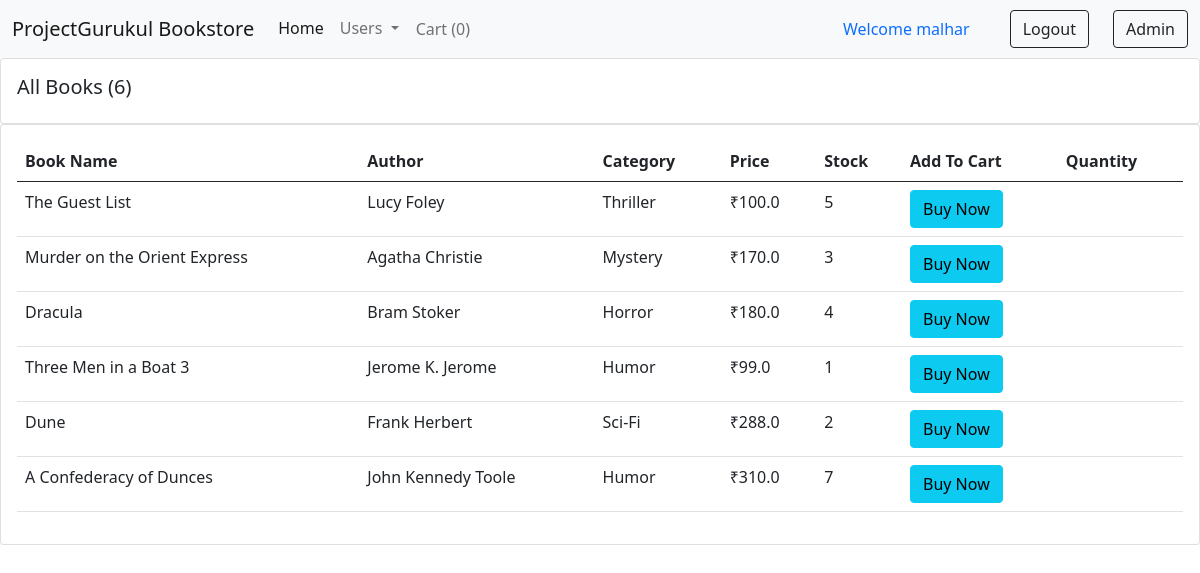
Page /for_users/ (signed in) on the committed database.
### books/models.py (models this page shows, shortened)
class Book(models.Model):
    CATEGORY = (
    ('Mystery', 'Mystery'),
    ('Thriller', 'Thriller'),
    ('Sci-Fi', 'Sci-Fi'),
    ('Humor', 'Humor'),
    ('Horror', 'Horror'),
    )
    book_name = models.CharField(max_length=100)
    author = models.CharField(max_length=100, default="")
    category = models.CharField(max_length=100, choices=CATEGORY)
    price = models.FloatField()
    stock = models.IntegerField(default=2)

### books/views.py (the view)
# urls.py: path("for_users/", views.Users, name="Users"),
@login_required(login_url = '/user_login')
def Users(request):
    books = Book.objects.all()
    total_books = books.count()
    return render (request, "for_user.html", {'books':books, 'total_books':total_books})

### books/templates/for_user.html (shortened to what this page needs)
{% extends 'user_navbar.html' %}
{% block cart-item %}
<li class="nav-item">
  <a class="nav-link btn btn-light" href="/checkout/" aria-current="page" >Cart
    (<span id="cart">0</span>)</a>
</li>
{% endblock %}
{% block body %}
<div class="row">
  <div class="col-md">
    <div class="card card-body">
      <h5>All Books ({{total_books}})</h5>
    </div>
    <div class="card card-body">
      <table class="table">
        <thead>
          <tr>
            <th>Book Name</th>
            <th>Author</th>
            <th>Category</th>
            <th>Price</th>
            <th>Stock</th>
            <th>Add To Cart</th>
            <th>Quantity</th>
          </tr>
        </thead>
        {% for book in books %}
        <tr>
          <td id="namepr{{book.id}}">{{book.book_name}}</td>
          <td id="authorpr{{book.id}}">{{book.author}}</td>
          <td id="categorypr{{book.id}}">{{book.category}}</td>
          <td> ₹<span id="pricepr{{book.id}}">{{book.price}}</span></td>
          <td id="stock{{book.id}}">{{book.stock}}</td>
          <td><button id="pr{{book.id}}" class="btn btn-info cart">Buy Now</button></td>
          <td class="quantity" id="divpr{{book.id}}"></td>
        </tr>
        {% endfor %}
      </table>
    </div>
  </div>
</div>
{% endblock %}

### books/templates/user_navbar.html (shortened to what this page needs)
<!doctype html>
<html lang="en">
  <head>
    <link href="https://cdn.jsdelivr.net/npm/bootstrap@5.0.2/dist/css/bootstrap.min.css" rel="stylesheet">
  </head>
  <body>
    <nav class="navbar navbar-expand-lg navbar-light bg-light">
        <div class="container-fluid">
          <a class="navbar-brand" href="/">ProjectGurukul Bookstore</a>
          <div class="collapse navbar-collapse" id="navbarSupportedContent">
            <ul class="navbar-nav me-auto mb-2 mb-lg-0">
              <li class="nav-item">
                <a class="nav-link active" aria-current="page" href="/">Home</a>
              </li>
              <li class="nav-item dropdown">
                <a class="nav-link dropdown-toggle" href="#" id="navbarDropdown" role="button" data-bs-toggle="dropdown" aria-expanded="false">
                  Users
                </a>
              </li>
          {% block cart-item %} {% endblock %}
            </ul>
            {% if user.is_authenticated %}
              <a class="nav-link" href="#">Welcome {{request.user}}</a>
              <a href="/logout/" class="btn btn-outline-dark mx-4" type="submit">Logout</a>
            {% endif %}
            {% if user.is_superuser %}
            <a href="/all_books/" class="btn btn-outline-dark" type="submit">Admin</a>
            {% endif %}
          </div>
        </div>
      </nav>
      {% block body %}{% endblock %}
  </body>
</html>

### rows in the picture
Book: book_name "The Guest List", author "Lucy Foley", category "Thriller", price "100.0", stock "5"
Book: book_name "Murder on the Orient Express", author "Agatha Christie", category "Mystery", price "170.0", stock "3"
Book: book_name "Dracula", author "Bram Stoker", category "Horror", price "180.0", stock "4"
Book: book_name "Three Men in a Boat 3", author "Jerome K. Jerome", category "Humor", price "99.0", stock "1"
Book: book_name "Dune", author "Frank Herbert", category "Sci-Fi", price "288.0", stock "2"
Book: book_name "A Confederacy of Dunces", author "John Kennedy Toole", category "Humor", price "310.0", stock "7"

### other values in the picture
{{ request.user }} "malhar"
{{ total_books }} "6"
